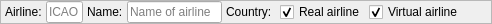
<?xml version="1.0" encoding="UTF-8"?>
<ui version="4.0">
 <class>CAirlineIcaoFilterBar</class>
 <widget class="QFrame" name="CAirlineIcaoFilterBar">
  <property name="geometry">
   <rect>
    <x>0</x>
    <y>0</y>
    <width>492</width>
    <height>22</height>
   </rect>
  </property>
  <property name="windowTitle">
   <string>Frame</string>
  </property>
  <property name="frameShape">
   <enum>QFrame::StyledPanel</enum>
  </property>
  <property name="frameShadow">
   <enum>QFrame::Raised</enum>
  </property>
  <layout class="QGridLayout" name="gl_AirlineIcaoFilterBar">
   <property name="leftMargin">
    <number>0</number>
   </property>
   <property name="topMargin">
    <number>0</number>
   </property>
   <property name="rightMargin">
    <number>0</number>
   </property>
   <property name="bottomMargin">
    <number>0</number>
   </property>
   <property name="horizontalSpacing">
    <number>4</number>
   </property>
   <property name="verticalSpacing">
    <number>2</number>
   </property>
   <item row="0" column="1">
    <widget class="BlackGui::Filters::CFilterBarButtons" name="filter_Buttons">
     <property name="frameShape">
      <enum>QFrame::StyledPanel</enum>
     </property>
     <property name="frameShadow">
      <enum>QFrame::Raised</enum>
     </property>
    </widget>
   </item>
   <item row="0" column="7">
    <widget class="BlackGui::Components::CDbCountrySelectorComponent" name="country_Selector">
     <property name="frameShape">
      <enum>QFrame::StyledPanel</enum>
     </property>
     <property name="frameShadow">
      <enum>QFrame::Raised</enum>
     </property>
    </widget>
   </item>
   <item row="0" column="3">
    <widget class="QLineEdit" name="le_Designator">
     <property name="maximumSize">
      <size>
       <width>50</width>
       <height>16777215</height>
      </size>
     </property>
     <property name="maxLength">
      <number>4</number>
     </property>
     <property name="placeholderText">
      <string>ICAO</string>
     </property>
    </widget>
   </item>
   <item row="0" column="2">
    <widget class="QLabel" name="lbl_Designator">
     <property name="text">
      <string>Airline:</string>
     </property>
    </widget>
   </item>
   <item row="0" column="8">
    <widget class="QCheckBox" name="cb_RealAirline">
     <property name="text">
      <string>Real airline</string>
     </property>
     <property name="checked">
      <bool>true</bool>
     </property>
    </widget>
   </item>
   <item row="0" column="9">
    <widget class="QCheckBox" name="cb_VirtualAirline">
     <property name="text">
      <string>Virtual airline</string>
     </property>
     <property name="checked">
      <bool>true</bool>
     </property>
    </widget>
   </item>
   <item row="0" column="5">
    <widget class="QLineEdit" name="le_Name">
     <property name="placeholderText">
      <string>Name of airline</string>
     </property>
    </widget>
   </item>
   <item row="0" column="10">
    <spacer name="hs_FilterBar">
     <property name="orientation">
      <enum>Qt::Horizontal</enum>
     </property>
     <property name="sizeHint" stdset="0">
      <size>
       <width>40</width>
       <height>20</height>
      </size>
     </property>
    </spacer>
   </item>
   <item row="0" column="4">
    <widget class="QLabel" name="lbl_Name">
     <property name="text">
      <string>Name:</string>
     </property>
    </widget>
   </item>
   <item row="0" column="6">
    <widget class="QLabel" name="lbl_Country">
     <property name="text">
      <string>Country:</string>
     </property>
    </widget>
   </item>
  </layout>
 </widget>
 <customwidgets>
  <customwidget>
   <class>BlackGui::Components::CDbCountrySelectorComponent</class>
   <extends>QFrame</extends>
   <header>blackgui/components/dbcountryselectorcomponent.h</header>
   <container>1</container>
  </customwidget>
  <customwidget>
   <class>BlackGui::Filters::CFilterBarButtons</class>
   <extends>QFrame</extends>
   <header>blackgui/filters/filterbarbuttons.h</header>
   <container>1</container>
  </customwidget>
 </customwidgets>
 <tabstops>
  <tabstop>le_Designator</tabstop>
  <tabstop>le_Name</tabstop>
  <tabstop>cb_RealAirline</tabstop>
  <tabstop>cb_VirtualAirline</tabstop>
 </tabstops>
 <resources/>
 <connections/>
</ui>
